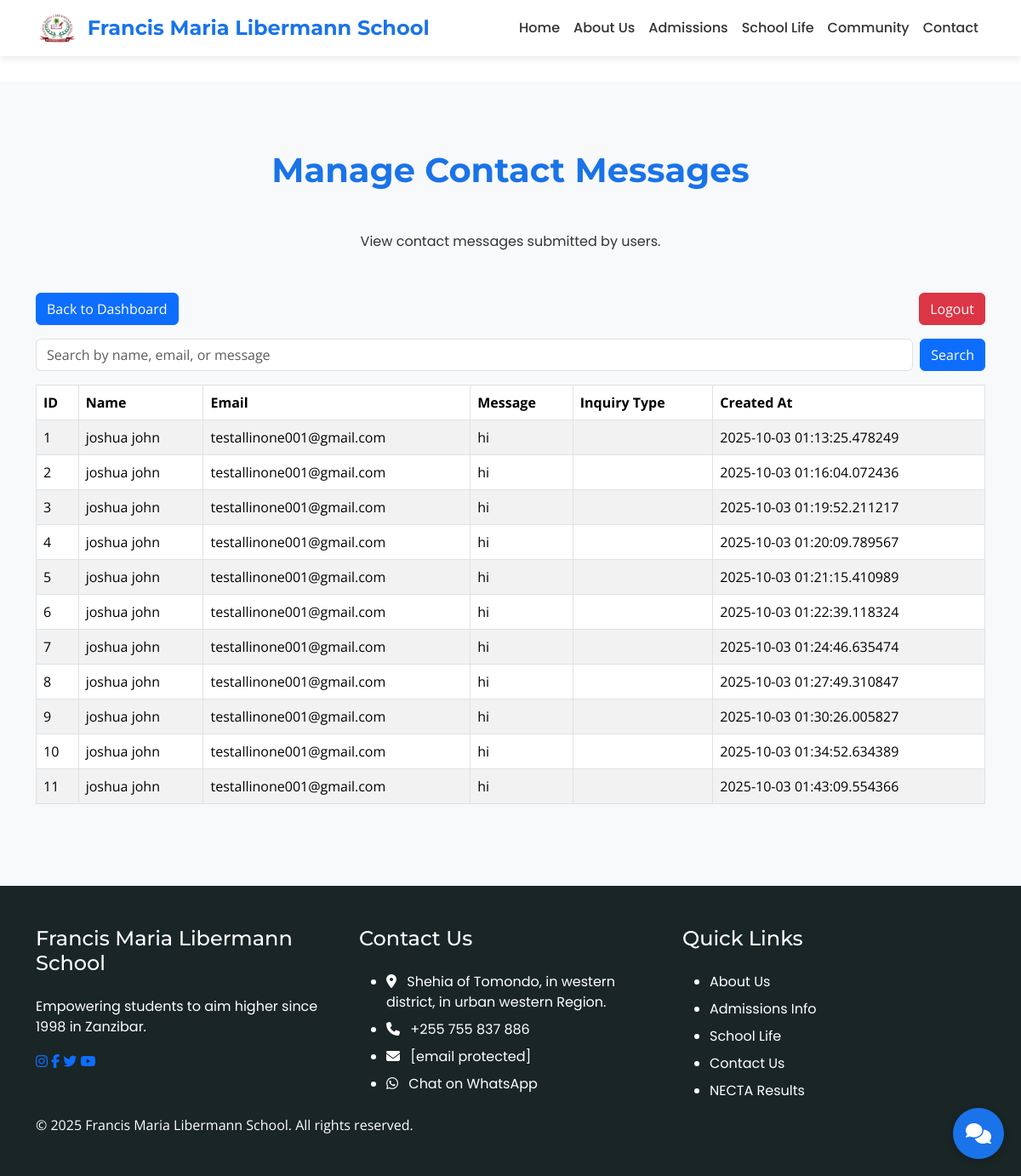
The app's page /admin/contacts (signed in), older data.
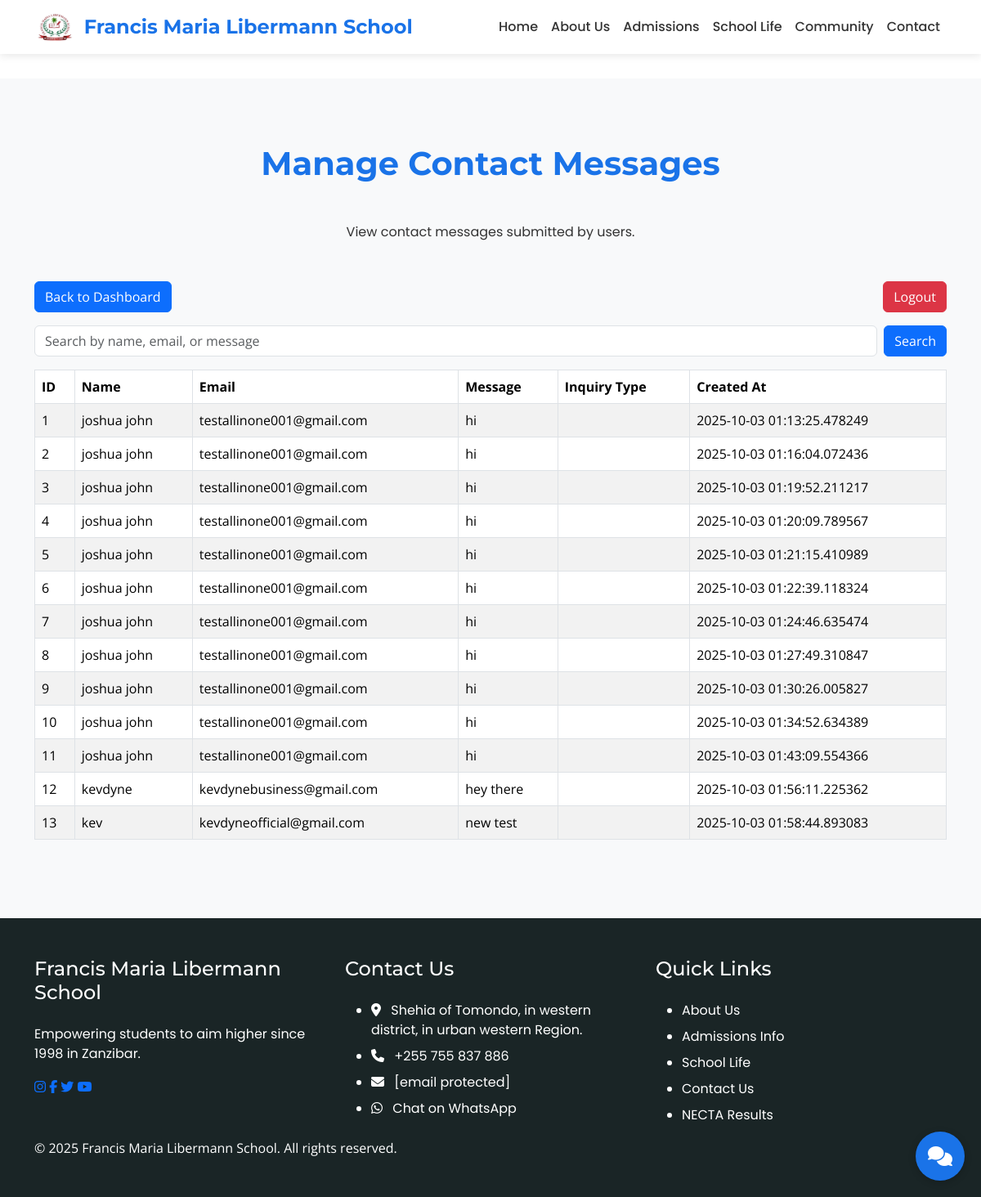
The same page, newer data.
### app/models.py (models this page shows, shortened)
class Contact(db.Model):
    id = db.Column(db.Integer, primary_key=True)
    name = db.Column(db.String(100), nullable=False)
    email = db.Column(db.String(120), nullable=False)
    message = db.Column(db.Text, nullable=False)
    created_at = db.Column(db.DateTime, default=datetime.utcnow)

### app/routes.py (the view, shortened to what this page needs)
@main.route('/admin/contacts', methods=['GET', 'POST'])
@login_required
def admin_contacts():
    search_query = request.form.get('search', '') if request.method == 'POST' else ''
    if search_query:
        contacts = Contact.query.filter(
            (Contact.name.ilike(f'%{search_query}%')) |
            (Contact.email.ilike(f'%{search_query}%')) |
            (Contact.message.ilike(f'%{search_query}%'))
        ).all()
    else:
        contacts = Contact.query.all()
    return render_template('admin_contacts.html', contacts=contacts, search_query=search_query)

### app/templates/admin_contacts.html
{% extends "base.html" %}
{% block content %}
<section class="section bg-light">
    <div class="container">
        <h2 class="section-title">Manage Contact Messages</h2>
        <p class="text-center mb-5">View contact messages submitted by users.</p>
        <div class="row mb-3">
            <div class="col-md-12">
                <a href="{{ url_for('main.admin_dashboard') }}" class="btn btn-primary">Back to Dashboard</a>
                <a href="{{ url_for('main.admin_logout') }}" class="btn btn-danger float-end">Logout</a>
            </div>
        </div>
        <div class="row mb-3">
            <div class="col-md-12">
                <form method="POST" class="d-flex">
                    <input type="text" name="search" class="form-control me-2" placeholder="Search by name, email, or message" value="{{ search_query }}">
                    <button type="submit" class="btn btn-primary">Search</button>
                </form>
            </div>
        </div>
        <div class="row">
            <div class="col-md-12">
                <table class="table table-bordered table-striped">
                    <thead>
                        <tr>
                            <th>ID</th>
                            <th>Name</th>
                            <th>Email</th>
                            <th>Message</th>
                            <th>Inquiry Type</th>
                            <th>Created At</th>
                        </tr>
                    </thead>
                    <tbody>
                        {% for contact in contacts %}
                        <tr>
                            <td>{{ contact.id }}</td>
                            <td>{{ contact.name }}</td>
                            <td>{{ contact.email }}</td>
                            <td>{{ contact.message }}</td>
                            <td>{{ contact.inquiry_type }}</td>
                            <td>{{ contact.created_at }}</td>
                        </tr>
                        {% endfor %}
                    </tbody>
                </table>
            </div>
        </div>
    </div>
</section>
{% endblock %}

### app/templates/base.html (shortened to what this page needs)
<!DOCTYPE html>
<html lang="en">
<head>
    <link rel="stylesheet" href="https://cdnjs.cloudflare.com/ajax/libs/font-awesome/6.5.1/css/all.min.css">
    <link href="https://cdn.jsdelivr.net/npm/bootstrap@5.3.3/dist/css/bootstrap.min.css" rel="stylesheet">
    <link rel="stylesheet" href="https://unpkg.com/aos@2.3.1/dist/aos.css">
    <link rel="stylesheet" href="{{ url_for('static', filename='styles.css') }}">
</head>
<body>
    <div id="content" style="display: none;">
        <nav class="navbar navbar-expand-lg navbar-light fixed-top" id="mainNav">
            <div class="container">
                <a class="navbar-brand" href="{{ url_for('main.index') }}" data-translate="Francis Maria Libermann School">
                    <img src="{{ url_for('static', filename='assets/logo.jpeg') }}" alt="FML Logo" style="height: 40px; display: inline-block; vertical-align: middle; margin-right: 10px;">
                    Francis Maria Libermann School
                </a>
                <div class="collapse navbar-collapse" id="navbarNav">
                    <ul class="navbar-nav ms-auto">
                        <li class="nav-item">
                            <a class="nav-link {% if current_page == 'index' %}active{% endif %}" href="{{ url_for('main.index') }}" data-translate="Home">Home</a>
                        </li>
                        <li class="nav-item">
                            <a class="nav-link {% if current_page == 'about' %}active{% endif %}" href="{{ url_for('main.index') }}#about" data-translate="About Us">About Us</a>
                        </li>
                        <li class="nav-item">
                            <a class="nav-link {% if current_page == 'admissions' %}active{% endif %}" href="{{ url_for('main.admissions') }}" data-translate="Admissions">Admissions</a>
                        </li>
                        <li class="nav-item">
                            <a class="nav-link {% if current_page == 'school-life' %}active{% endif %}" href="{{ url_for('main.school_life') }}" data-translate="School Life">School Life</a>
                        </li>
                        <li class="nav-item">
                            <a class="nav-link {% if current_page == 'community' %}active{% endif %}" href="{{ url_for('main.community') }}" data-translate="Community">Community</a>
                        </li>
                        <li class="nav-item">
                            <a class="nav-link {% if current_page == 'contact' %}active{% endif %}" href="{{ url_for('main.contact') }}" data-translate="Contact">Contact</a>
                        </li>
                    </ul>
                </div>
            </div>
        </nav>
        <div class="container mt-5 pt-5" id="flashMessages">
        </div>
        {% block content %}{% endblock %}
        <footer class="footer">
            <div class="container">
                <div class="row">
                    <div class="col-lg-4 mb-4 mb-lg-0">
                        <h4 data-translate="Francis Maria Libermann School">Francis Maria Libermann School</h4>
                        <p data-translate="Empowering students to aim higher since 1998 in Zanzibar.">
                            Empowering students to aim higher since 1998 in Zanzibar.
                        </p>
                        <div class="social-links">
                            <a href="https://www.instagram.com/fmlibermann/?hl=en" target="_blank" aria-label="Instagram"><i class="fab fa-instagram"></i></a>
                            <a href="#" aria-label="Facebook"><i class="fab fa-facebook-f"></i></a>
                            <a href="#" aria-label="Twitter"><i class="fab fa-twitter"></i></a>
                            <a href="#" aria-label="YouTube"><i class="fab fa-youtube"></i></a>
                        </div>
                    </div>
                    <div class="col-lg-4 mb-4 mb-lg-0">
                        <h4 data-translate="Contact Us">Contact Us</h4>
                        <ul class="footer-links">
                            <li><i class="fas fa-map-marker-alt me-2" aria-hidden="true"></i> <span data-translate="Shehia of Tomondo, in western district, in urban western Region.">Shehia of Tomondo, in western district, in urban western Region.</span></li>
                            <li><i class="fas fa-phone me-2" aria-hidden="true"></i> <span data-translate="+255 755 837 886">+255 755 837 886</span></li>
                            <li><i class="fas fa-envelope me-2" aria-hidden="true"></i> <span data-translate="info@maristboys.ac.tz"><a href="/cdn-cgi/l/email-protection" class="__cf_email__" data-cfemail="b7ded9d1d8f7dad6c5dec4c3d5d8cec499d6d499c3cd">[email protected]</a></span></li>
                            <li><i class="fab fa-whatsapp me-2" aria-hidden="true"></i> <a href="https://wa.me/255742901900?text=Hello,%20I%20need%20assistance%20with%20Francis%20Maria%20Libermann%20School!" target="_blank" data-translate="Chat on WhatsApp">Chat on WhatsApp</a></li>
                        </ul>
                    </div>
                    <div class="col-lg-4">
                        <h4 data-translate="Quick Links">Quick Links</h4>
                        <ul class="footer-links">
                            <li><a href="{{ url_for('main.index') }}#about" data-translate="About Us">About Us</a></li>
                            <li><a href="{{ url_for('main.admissions') }}" data-translate="Admissions Info">Admissions Info</a></li>
                            <li><a href="{{ url_for('main.school_life') }}" data-translate="School Life">School Life</a></li>
                            <li><a href="{{ url_for('main.contact') }}" data-translate="Contact Us">Contact Us</a></li>
                            <li><a href="https://matokeo.necta.go.tz/" target="_blank" data-translate="NECTA Results">NECTA Results</a></li>
                        </ul>
                    </div>
                </div>
                <div class="copyright" data-translate="© 2025 Francis Maria Libermann School. All rights reserved.">
                    © 2025 Francis Maria Libermann School. All rights reserved.
                </div>
            </div>
        </footer>
        <div class="chatbot">
            <button class="chatbot-toggle" aria-label="Open Chatbot">
                <i class="fas fa-comments" aria-hidden="true"></i>
            </button>
        </div>
    </div>
</body>
</html>

### app/static/styles.css (style rules this page uses)
body { font-family: 'Open Sans', sans-serif; color: #333; margin: 0; padding: 0; overflow-x: hidden; overflow-y: hidden; transition: overflow-y 0.3s ease; }
body.loaded { overflow-y: auto; }
h1, h2, h3, h4, h5, h6 { font-family: 'Montserrat', sans-serif; }
p, a, li { font-family: 'Poppins', sans-serif; }
#content { opacity: 0; transition: opacity 0.5s ease; }
#content.visible { opacity: 1; }
.navbar { transition: all 0.3s ease; background: rgba(255, 255, 255, 0.95); box-shadow: 0 2px 10px rgba(0, 0, 0, 0.1); position: fixed; width: 100%; z-index: 1000; }
.navbar-brand { font-family: 'Montserrat', sans-serif; font-weight: 700; font-size: 1.5rem; color: #1a73e8 !important; transition: color 0.3s ease; display: flex; align-items: center; }
.navbar-brand img { height: 40px; margin-right: 10px; transition: height 0.3s ease; }
.nav-item { position: relative; }
.nav-link { font-family: 'Poppins', sans-serif; font-weight: 500; font-size: 1rem; color: #333 !important; padding: 10px 15px; transition: color 0.3s ease; position: relative; display: inline-block; }
.nav-link::after { content: ''; position: absolute; width: 0; height: 2px; bottom: 0; left: 0; background-color: #1a73e8; transition: width 0.3s ease; }
.section { padding: 5rem 0; }
.section-title { font-size: 2.5rem; font-weight: 700; text-align: center; margin-bottom: 3rem; color: #1a73e8; }
.footer { background: #1a2526; color: #fff; padding: 3rem 0; }
.footer h4 { font-size: 1.5rem; margin-bottom: 1.5rem; }
.footer-links li { margin-bottom: 0.5rem; }
.footer-links a { color: #fff; text-decoration: none; transition: color 0.3s ease; }
.chatbot { position: fixed; bottom: 20px; right: 20px; z-index: 1000; }
.chatbot-toggle { background: #1a73e8; color: #fff; border: none; width: 60px; height: 60px; border-radius: 50%; display: flex; justify-content: center; align-items: center; font-size: 1.5rem; cursor: pointer; box-shadow: 0 2px 10px rgba(0, 0, 0, 0.2); transition: background 0.3s ease; }

Row changes from the older to the newer data that the page shows:
added Contact: id "12", name "kevdyne", email "kevdynebusiness@gmail.com", message "hey there", created_at "2025-10-03 01:56:11.225362"
added Contact: id "13", name "kev", email "kevdyneofficial@gmail.com", message "new test", created_at "2025-10-03 01:58:44.893083"
